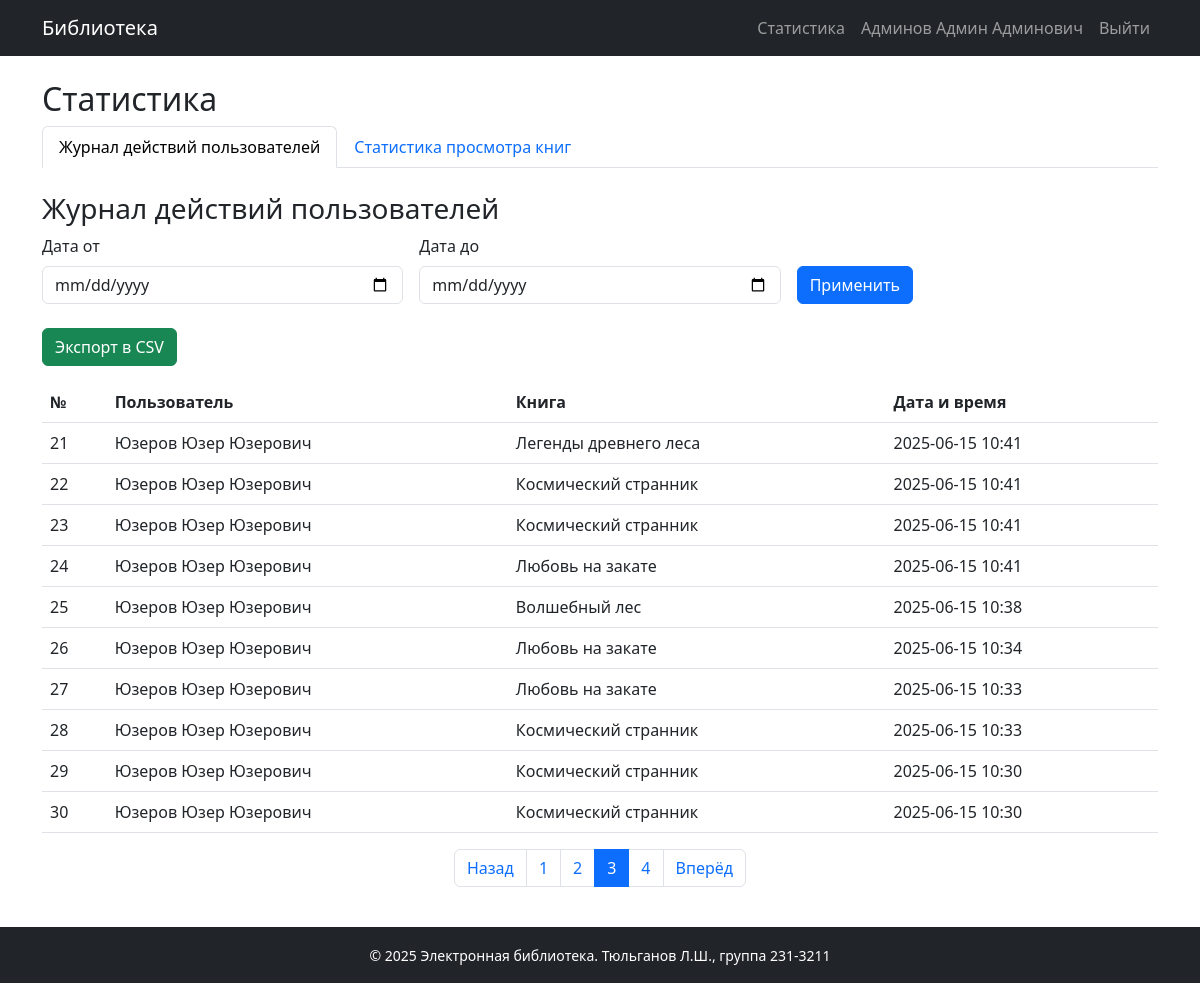
Page /statistics?tab=logs&page=3 (signed in) on the committed database.
### models.py (models this page shows, shortened)
class User(db.Model, UserMixin):
    id = db.Column(db.Integer, primary_key=True)
    username = db.Column(db.String(64), unique=True, nullable=False)
    password_hash = db.Column(db.String(128), nullable=False)
    last_name = db.Column(db.String(64), nullable=False)
    first_name = db.Column(db.String(64), nullable=False)
    middle_name = db.Column(db.String(64), nullable=True)
    role_id = db.Column(db.Integer, db.ForeignKey('role.id'), nullable=False)
    reviews = db.relationship('Review', backref='user', lazy=True)
    view_history = db.relationship('ViewHistory', backref='user', lazy=True)
    def full_name(self):
        return f"{self.last_name} {self.first_name} {self.middle_name or ''}".strip()

class ViewHistory(db.Model):
    id = db.Column(db.Integer, primary_key=True)
    book_id = db.Column(db.Integer, db.ForeignKey('book.id', ondelete='CASCADE'), nullable=False)
    user_id = db.Column(db.Integer, db.ForeignKey('user.id', ondelete='CASCADE'), nullable=True)
    session_id = db.Column(db.String(36), nullable=False)
    timestamp = db.Column(db.DateTime, default=datetime.utcnow, nullable=False)
    __table_args__ = (
        db.UniqueConstraint('book_id', 'user_id', 'session_id', 'timestamp', name='uix_view_limit'),
    )

class Book(db.Model):
    id = db.Column(db.Integer, primary_key=True)
    title = db.Column(db.String(128), nullable=False)
    description = db.Column(db.Text, nullable=False)
    year = db.Column(db.Integer, nullable=False)
    publisher = db.Column(db.String(128), nullable=False)
    author = db.Column(db.String(128), nullable=False)
    pages = db.Column(db.Integer, nullable=False)
    genres = db.relationship('Genre', secondary=book_genres, back_populates='books')
    cover = db.relationship('Cover', backref='book', uselist=False, cascade="all, delete")
    reviews = db.relationship('Review', backref='book', cascade="all, delete")
    view_history = db.relationship('ViewHistory', backref='book', cascade="all, delete")

### app.py (the view, shortened to what this page needs)
@app.route('/statistics', methods=['GET'])
@login_required
def statistics():
    if current_user.role.name != 'Администратор':
        flash('У вас недостаточно прав для выполнения данного действия.', 'danger')
        return redirect(url_for('index'))
    tab = request.args.get('tab', 'logs')
    page = request.args.get('page', 1, type=int)
    date_from = request.args.get('date_from')
    date_to = request.args.get('date_to')
    form = DateRangeForm(date_from=date_from, date_to=date_to)
    if tab == 'logs':
        query = ViewHistory.query.order_by(ViewHistory.timestamp.desc())
        if date_from:
            query = query.filter(ViewHistory.timestamp >= datetime.strptime(date_from, '%Y-%m-%d'))
        if date_to:
            query = query.filter(ViewHistory.timestamp <= datetime.strptime(date_to, '%Y-%m-%d') + timedelta(days=1))
        view_logs = query.paginate(page=page, per_page=10)
        return render_template('statistics.html', active_tab='logs', view_logs=view_logs, form=form)

### forms.py (shortened to what this page needs)
class DateRangeForm(FlaskForm):
    date_from = DateField('Дата от', validators=[Optional()])
    date_to = DateField('Дата до', validators=[Optional()])
    submit = SubmitField('Применить')

### app.py (called while the page is built)
@login_manager.user_loader
def load_user(user_id):
    return User.query.get(int(user_id))

### templates/statistics.html (shortened to what this page needs)
{% extends "base.html" %}
{% block content %}
<h2>Статистика</h2>
<ul class="nav nav-tabs mb-4">
  <li class="nav-item">
    <a class="nav-link {% if active_tab == 'logs' %}active{% endif %}" href="{{ url_for('statistics', tab='logs') }}">Журнал действий пользователей</a>
  </li>
  <li class="nav-item">
    <a class="nav-link {% if active_tab == 'stats' %}active{% endif %}" href="{{ url_for('statistics', tab='stats') }}">Статистика просмотра книг</a>
  </li>
</ul>
{% if active_tab == 'logs' %}
  <h3>Журнал действий пользователей</h3>
  <form method="GET" class="mb-4">
    <div class="row g-3">
      <div class="col-md-4">
        {{ form.date_from.label(class="form-label") }}
        {{ form.date_from(class="form-control") }}
      </div>
      <div class="col-md-4">
        {{ form.date_to.label(class="form-label") }}
        {{ form.date_to(class="form-control") }}
      </div>
      <div class="col-md-4 align-self-end">
        {{ form.submit(class="btn btn-primary") }}
      </div>
    </div>
  </form>
  <a href="{{ url_for('export_logs_csv') }}" class="btn btn-success mb-3">Экспорт в CSV</a>
  <table class="table">
    <thead>
      <tr>
        <th>№</th>
        <th>Пользователь</th>
        <th>Книга</th>
        <th>Дата и время</th>
      </tr>
    </thead>
    <tbody>
      {% for view in view_logs.items %}
      <tr>
        <td>{{ loop.index + (view_logs.page - 1) * view_logs.per_page }}</td>
        <td>{{ view.user.full_name() if view.user else 'Неаутентифицированный пользователь' }}</td>
        <td>{{ view.book.title }}</td>
        <td>{{ view.timestamp.strftime('%Y-%m-%d %H:%M') }}</td>
      </tr>
      {% endfor %}
    </tbody>
  </table>
  <nav aria-label="Page navigation">
    <ul class="pagination justify-content-center">
      {% if view_logs.has_prev %}
        <li class="page-item">
          <a class="page-link" href="{{ url_for('statistics', tab='logs', page=view_logs.prev_num, date_from=form.date_from.data, date_to=form.date_to.data) }}">Назад</a>
        </li>
      {% else %}
        <li class="page-item disabled"><span class="page-link">Назад</span></li>
      {% endif %}
      {% for page_num in view_logs.iter_pages() %}
        {% if page_num %}
          {% if page_num == view_logs.page %}
            <li class="page-item active"><span class="page-link">{{ page_num }}</span></li>
          {% else %}
            <li class="page-item"><a class="page-link" href="{{ url_for('statistics', tab='logs', page=page_num, date_from=form.date_from.data, date_to=form.date_to.data) }}">{{ page_num }}</a></li>
          {% endif %}
        {% else %}
          <li class="page-item disabled"><span class="page-link">...</span></li>
        {% endif %}
      {% endfor %}
      {% if view_logs.has_next %}
        <li class="page-item">
          <a class="page-link" href="{{ url_for('statistics', tab='logs', page=view_logs.next_num, date_from=form.date_from.data, date_to=form.date_to.data) }}">Вперёд</a>
        </li>
      {% else %}
        <li class="page-item disabled"><span class="page-link">Вперёд</span></li>
      {% endif %}
    </ul>
  </nav>
{% endif %}
{% endblock %}

### templates/base.html (shortened to what this page needs)
<!doctype html>
<html lang="ru">
<head>
  <link href="https://cdn.jsdelivr.net/npm/bootstrap@5.3.0/dist/css/bootstrap.min.css" rel="stylesheet">
</head>
<body class="d-flex flex-column min-vh-100">
<nav class="navbar navbar-expand-lg navbar-dark bg-dark mb-4">
  <div class="container">
    <a class="navbar-brand" href="{{ url_for('index') }}">Библиотека</a>
    <div class="collapse navbar-collapse" id="navbarNav">
      <ul class="navbar-nav ms-auto">
        {% if current_user.is_authenticated %}
          {% if current_user.role and current_user.role.name == 'Администратор' %}
          <li class="nav-item">
            <a class="nav-link" href="{{ url_for('statistics') }}">Статистика</a>
          </li>
          {% endif %}
          <li class="nav-item">
            <span class="nav-link">{{ current_user.full_name() }}</span>
          </li>
          <li class="nav-item">
            <a class="nav-link" href="{{ url_for('logout') }}">Выйти</a>
          </li>
        {% else %}
          <li class="nav-item">
            <a class="nav-link" href="{{ url_for('login') }}">Войти</a>
          </li>
        {% endif %}
      </ul>
    </div>
  </div>
</nav>
<div class="container mb-4 flex-grow-1">
  {% block content %}{% endblock %}
</div>
<footer class="bg-dark text-white mt-auto py-3">
  <div class="container text-center">
    <small>© 2025 Электронная библиотека. Тюльганов Л.Ш., группа 231-3211</small>
  </div>
</footer>
</body>
</html>

### rows in the picture
User: full_name "Админов Админ Админович"
ViewHistory: user "Юзеров Юзер Юзерович", book "Легенды древнего леса", timestamp "2025-06-15 10:41"
ViewHistory: user "Юзеров Юзер Юзерович", book "Космический странник", timestamp "2025-06-15 10:41"
ViewHistory: user "Юзеров Юзер Юзерович", book "Космический странник", timestamp "2025-06-15 10:41"
ViewHistory: user "Юзеров Юзер Юзерович", book "Любовь на закате", timestamp "2025-06-15 10:41"
ViewHistory: user "Юзеров Юзер Юзерович", book "Волшебный лес", timestamp "2025-06-15 10:38"
ViewHistory: user "Юзеров Юзер Юзерович", book "Любовь на закате", timestamp "2025-06-15 10:34"
ViewHistory: user "Юзеров Юзер Юзерович", book "Любовь на закате", timestamp "2025-06-15 10:33"
ViewHistory: user "Юзеров Юзер Юзерович", book "Космический странник", timestamp "2025-06-15 10:33"
ViewHistory: user "Юзеров Юзер Юзерович", book "Космический странник", timestamp "2025-06-15 10:30"
ViewHistory: user "Юзеров Юзер Юзерович", book "Космический странник", timestamp "2025-06-15 10:30"

### other values in the picture
{{ page_num }} "1" "2" "4"
{{ page_num }} "3"
